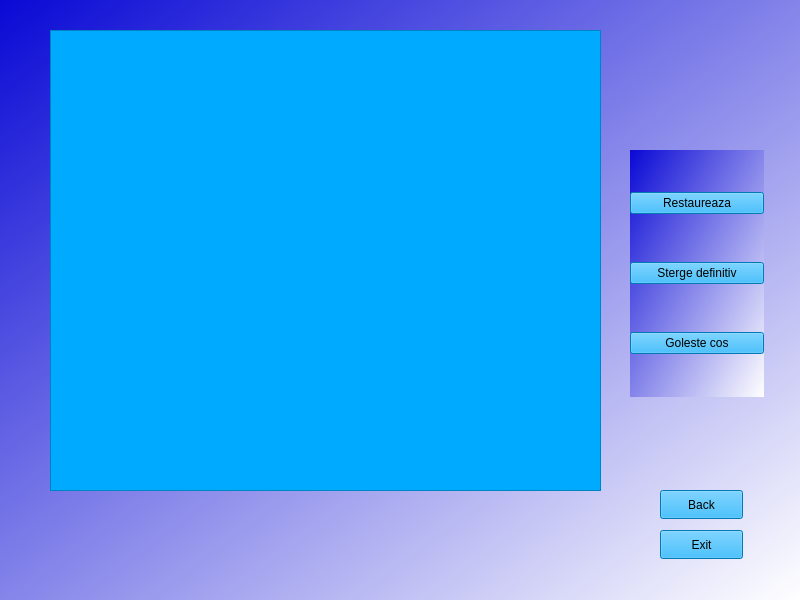
<?xml version="1.0" encoding="UTF-8"?>
<ui version="4.0">
 <class>dcos</class>
 <widget class="QWidget" name="dcos">
  <property name="geometry">
   <rect>
    <x>0</x>
    <y>0</y>
    <width>800</width>
    <height>600</height>
   </rect>
  </property>
  <property name="windowTitle">
   <string>MyDrive</string>
  </property>
  <property name="windowIcon">
   <iconset resource="resurse.qrc">
    <normaloff>:/imagini/d.ico</normaloff>:/imagini/d.ico</iconset>
  </property>
  <property name="styleSheet">
   <string notr="true">background-color: qlineargradient(spread:pad, x1:0, y1:0, x2:1, y2:1, stop:0 rgba(9, 9, 213, 255), stop:1 rgba(255, 255, 255, 255));</string>
  </property>
  <widget class="QListWidget" name="doc">
   <property name="geometry">
    <rect>
     <x>50</x>
     <y>30</y>
     <width>551</width>
     <height>461</height>
    </rect>
   </property>
   <property name="styleSheet">
    <string notr="true">background-color: rgb(85, 170, 255);
background-color: rgb(0, 170, 255);</string>
   </property>
  </widget>
  <widget class="QWidget" name="layoutWidget">
   <property name="geometry">
    <rect>
     <x>630</x>
     <y>150</y>
     <width>134</width>
     <height>247</height>
    </rect>
   </property>
   <layout class="QVBoxLayout" name="verticalLayout">
    <item>
     <widget class="QPushButton" name="Restaureaza">
      <property name="styleSheet">
       <string notr="true">background-color: rgb(85, 170, 255);
background-color: rgb(0, 170, 255);</string>
      </property>
      <property name="text">
       <string>Restaureaza</string>
      </property>
     </widget>
    </item>
    <item>
     <widget class="QPushButton" name="Sterge">
      <property name="styleSheet">
       <string notr="true">background-color: rgb(85, 170, 255);
background-color: rgb(0, 170, 255);</string>
      </property>
      <property name="text">
       <string>Sterge definitiv</string>
      </property>
     </widget>
    </item>
    <item>
     <widget class="QPushButton" name="Goleste">
      <property name="styleSheet">
       <string notr="true">background-color: rgb(85, 170, 255);
background-color: rgb(0, 170, 255);</string>
      </property>
      <property name="text">
       <string>Goleste cos</string>
      </property>
     </widget>
    </item>
   </layout>
  </widget>
  <widget class="QPushButton" name="Back">
   <property name="geometry">
    <rect>
     <x>660</x>
     <y>490</y>
     <width>83</width>
     <height>29</height>
    </rect>
   </property>
   <property name="styleSheet">
    <string notr="true">background-color: rgb(0, 170, 255);</string>
   </property>
   <property name="text">
    <string>Back</string>
   </property>
  </widget>
  <widget class="QPushButton" name="Exit">
   <property name="geometry">
    <rect>
     <x>660</x>
     <y>530</y>
     <width>83</width>
     <height>29</height>
    </rect>
   </property>
   <property name="styleSheet">
    <string notr="true">background-color: rgb(85, 170, 255);
background-color: rgb(0, 170, 255);</string>
   </property>
   <property name="text">
    <string>Exit</string>
   </property>
  </widget>
 </widget>
 <resources>
  <include location="resurse.qrc"/>
 </resources>
 <connections/>
</ui>
